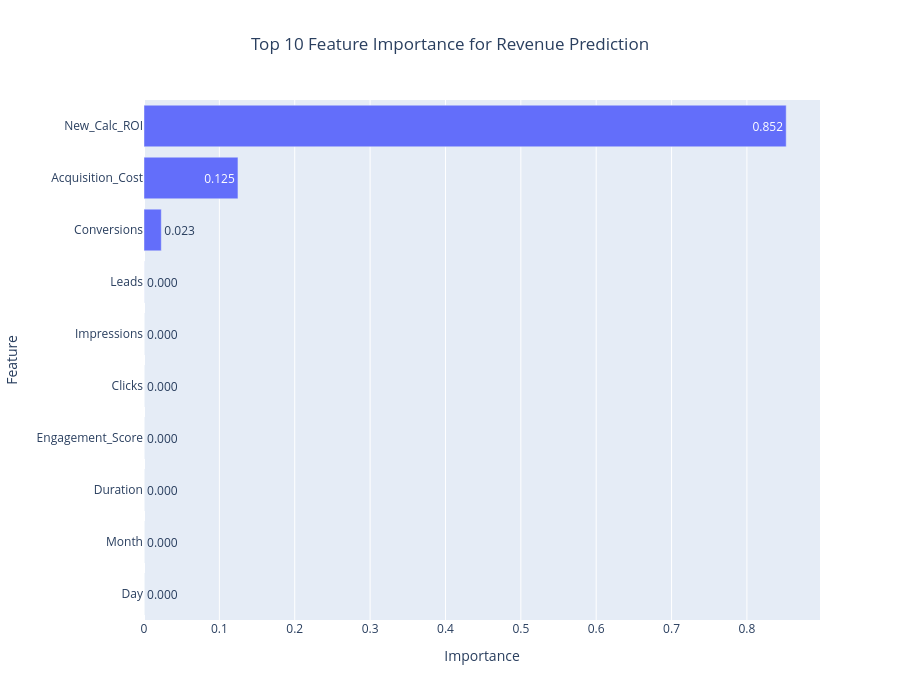

Notebook source saved alongside this figure:
### Code cell
# Features Analysis:
feature_importance_df = pd.DataFrame({  "Feature": reg_features,
                                        "Importance": rf_model.feature_importances_
                                    }).sort_values("Importance", ascending=False)

top10 = feature_importance_df.head(10)

fig = px.bar(   top10,
                x="Importance",
                y="Feature",
                orientation="h",
                title="Top 10 Feature Importance for Revenue Prediction",
                text_auto=".3f"
            )
fig.update_layout(height=700,title_x = 0.5,
                  yaxis={"categoryorder": "total ascending"}
                )
fig.show()

feature_importance_df.to_csv(r"C:\Users\jagad\Documents\my_classes\Tasks\mini_project_3-marketing_campaign_performance_prediction\cleaned_data\nykaa_purplle_tira_combined_files\feature_importance_df.csv")

### Figure 1 — Plotly figure (JSON) as saved in the notebook; plotly's stock layout.template omitted (floating-point values rounded to 4 significant figures)
{"data": [{"hovertemplate": "Importance=%{x}<br>Feature=%{y}<extra></extra>", "legendgroup": "", "marker": {"color": "#636efa", "pattern": {"shape": ""}}, "name": "", "orientation": "h", "showlegend": false, "textposition": "auto", "texttemplate": "%{x:.3f}", "type": "bar", "x": [0.8521, 0.1247, 0.02294, 9.087e-05, 3.802e-05, 3.178e-05, 3.138e-05, 2.084e-05, 1.63e-05, 1.061e-05], "xaxis": "x", "y": ["New_Calc_ROI", "Acquisition_Cost", "Conversions", "Leads", "Impressions", "Clicks", "Engagement_Score", "Duration", "Month", "Day"], "yaxis": "y"}], "layout": {"barmode": "relative", "height": 700, "legend": {"tracegroupgap": 0}, "title": {"text": "Top 10 Feature Importance for Revenue Prediction", "x": 0.5}, "xaxis": {"anchor": "y", "domain": [0, 1], "title": {"text": "Importance"}}, "yaxis": {"anchor": "x", "categoryorder": "total ascending", "domain": [0, 1], "title": {"text": "Feature"}}}}
